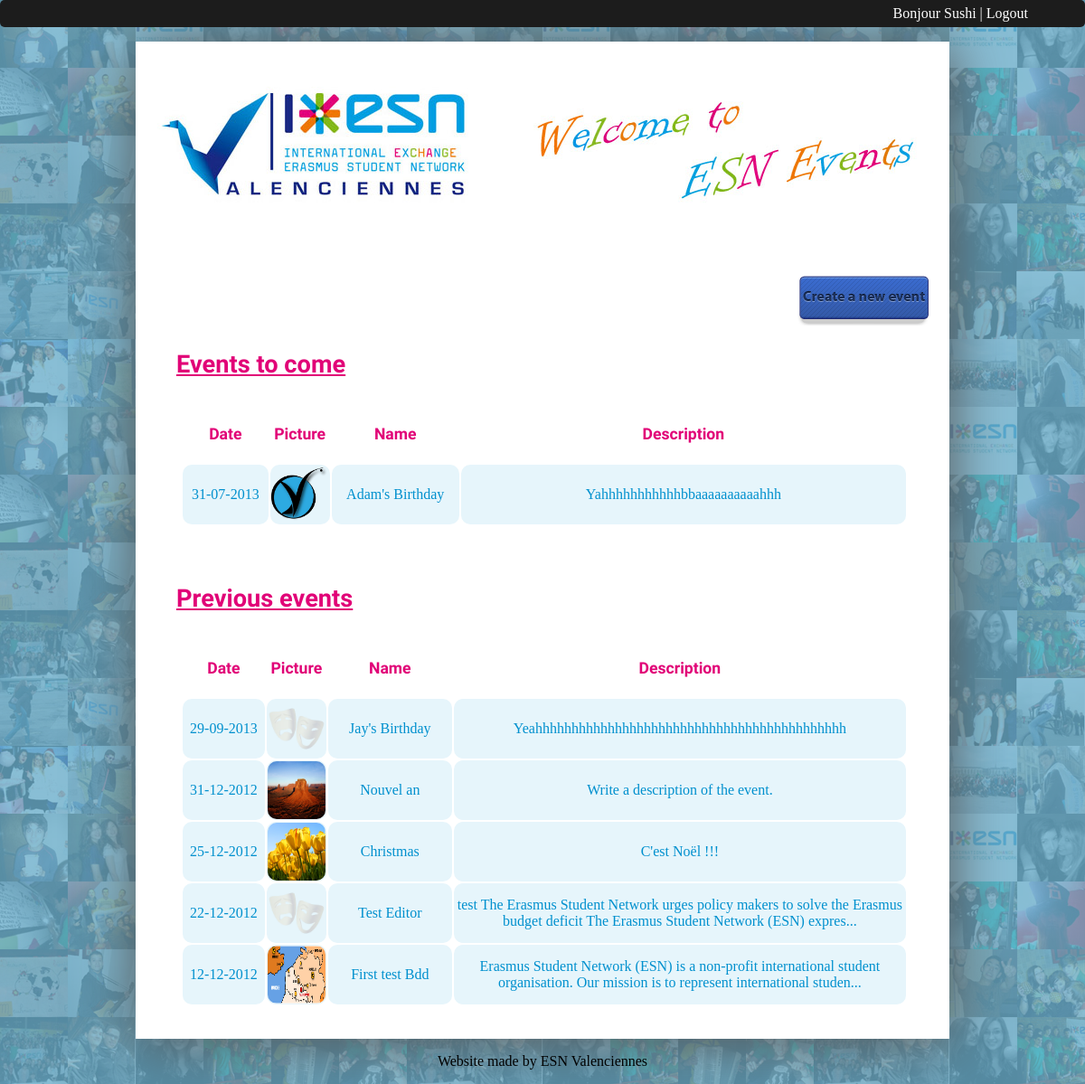
Page /index.php (signed in) on the committed database.
### tables this page shows
CREATE TABLE IF NOT EXISTS `events` (
  `id_event` int(11) NOT NULL AUTO_INCREMENT,
  `picture_event` text NOT NULL,
  `name_event` text NOT NULL,
  `persons` text NOT NULL,
  `description_event` longtext NOT NULL,
  `time_event` text NOT NULL,
  `fait` int(11) NOT NULL,
  `date_event` date NOT NULL,
  PRIMARY KEY (`id_event`),
  UNIQUE KEY `id_event_2` (`id_event`),
  KEY `id_event` (`id_event`)
);

### date_fr.php (called while the page is built, shortened)
<?php
function datefr($date) {
    $split = preg_split("#-#",$date);
    $annee = $split[0];
    $mois = $split[1];
    $jour = $split[2];
    return $jour."-".$mois."-".$annee;
}
?>

### directories.php (called while the page is built)
<?php
$users_images_dir = "images/users/";
$website_images_dir = "images/website/";
?>

### index.php (the view, shortened to what this page needs)
<!DOCTYPE html>
<?php
include_once("directories.php");
?>
<html xmlns="http://www.w3.org/1999/xhtml" xml:lang="fr" >
   <head>
	     <link rel="stylesheet" media="screen" type="text/css" title="Design" href="css/main.css" />
   </head>
   <body>
<?php
include_once("date_fr.php");
include("top.php");
		echo "<br>";
		echo "<br>";
		echo "<div id=\"main\">";
		echo "<br>";
		echo "<a href=\"index.php\"><div id=\"logo\"></div></a>";
		echo "<br>";
		echo "<br>";
		echo "<div id=\"button_contener\"><a href=\"new_event.php\"><div id=\"button\"></div></a></div>";
		echo "<h3>Events to come</h3>";
		$query="SELECT * FROM events WHERE fait='0' ORDER BY date_event";
		$result = mysql_query($query) or die ('Erreur : '.mysql_error() );
		tab($result);
		echo "<h3>Previous events</h3>";
		$query="SELECT * FROM events WHERE fait='1' ORDER BY date_event DESC";
		$result = mysql_query($query) or die ('Erreur : '.mysql_error() );
		tab($result);
		echo "</div>";
		echo  " <div id=\"frameFoot\">";
		echo	  " <p>Website made by ESN Valenciennes</p>";
		echo  " </div>";
	function tab($result)
	{
		include("directories.php");
		echo '<table class ="table_blue" id="table_index" align="center">';
		echo "<tr class=\"i_tr\">";
		echo "<th style=\"width:100px;\">Date</th>";
		echo "<th style=\"width:64px;\">Picture</th>";
		echo "<th style=\"width:150px;\">Name</th>";
		echo "<th  style=\"width:526px\" >Description</th>";
		echo "</tr>";
		while($row1 = mysql_fetch_array($result)) {
			$id_event=$row1["id_event"];
			$query="SELECT picture_event, name_event, description_event, date_event FROM events WHERE id_event='$id_event'";
			$result2=mysql_query($query);
			$row2 = mysql_fetch_array($result2);
			$des = truncate($row2['description_event']);
			echo "<tr class=\"i_tr\" >";
			echo "<td onclick=\"document.location='event.php?id_event=".$id_event."'\">";
			echo datefr($row2['date_event']);
			echo "</td>";
			echo "<td>";
			if ($row2['picture_event']==NULL){
				echo '<img src="'.$website_images_dir.'masques.png">';
			}else{
				echo "<a href=\"".$users_images_dir."/".$row2['picture_event']."\"><img src=\"".$users_images_dir."/".$row2['picture_event']."\"></a>";
				}
			echo "</td>";
			echo "<td onclick=\"document.location='event.php?id_event=".$id_event."'\">";
			echo $row2['name_event'];
			echo "</td>";
			echo "<td onclick=\"document.location='event.php?id_event=".$id_event."'\">";
			echo $des;
			echo "</td>";
			echo "<td  style=\"background:white;\" >";
			echo "<div class=\"icones\">";
				echo "<a href=\"edit.php?id_event=".$id_event."\"><div class=\"icone1\"></div></a>";
				echo "<a href=\"#\" onclick=\"return goto_confirm('delete.php?id_event=".$id_event."');\" ><div class=\"icone2\"></div></a>";
			echo "</div>";
			echo "</td>";
			echo "</tr>";
		}
		echo '</table>';
		echo "<br>";
		echo "<br>";
	}
	function truncate($text)
   {
      $trunc = (strlen($text)>130)?true:false;
      if($trunc)
         return substr(strip_tags($text), 0, 130).'...';
      else
         return $text;
   }
?>
 </body>
</html>

### top.php (shortened to what this page needs)
<?php
	echo ('<div id="top"><table   style="">
			<tr>
				<td>Bonjour '.$_SESSION['login'].' | <a href="login.php" style="text-decoration:none;">Logout</a></td>
			</tr>
		</table></div>');
?>

### css/main.css (style rules this page uses)
body { margin: 0; padding: 0; background: #6baecb; background-image:url(../images/website/background450.png) ; background-attachment:fixed; }
#main { margin : auto; background-color: #ffffff; width:900px; box-shadow: 2px 2px 60px #555; margin-top:10px; }
img { display: block; border : none; width:64px; height:64px; border-radius: 10px; }
#top { position:fixed; width:100%; background-color:#1C1C1C; color:#fff; background-attachment: scroll; border-radius: 5px; }
#top table { padding-right:60px; float:right; height:30px; }
#top a { border:0; color:#FFFFFF }
.table_blue { border:1px; width: 840px; margin-right:10px; }
#button { background-image:url(../images/website/button_event1.png); width:150px; height:60px; }
#button_contener { margin-left:730px; margin-right:20px; }
h3 { margin-left : 5%; font-size:170%; font-family: 'Baumans', cursive; color: #e10277; text-decoration:underline; }
#frameFoot { text-align:center; }
#logo { background-image:url(../images/website/LOGO_CYGNE.jpg); width:900px; height:200px; }
th { color: #e10277; font-size:110%; font-family: 'Lobster Two', cursive; }
.table_blue td { background-color: #e6f5fb; text-align:center; color:#0090ce; font-family: 'Arvo', serif; border-radius: 10px; }
.icones { height: 64px; width: 32px; }
.icone2 { height: 32px; width: 32px; }
.icone1 { height: 32px; width: 32px; }
.i_tr { height: 64px; }

### rows in the picture
events: date_event "31-07-2013", picture_event (picture), name_event "Adam's Birthday", description_event "Yahhhhhhhhhhhbbaaaaaaaaaahhh"
events: date_event "29-09-2013", name_event "Jay's Birthday", description_event "Yeahhhhhhhhhhhhhhhhhhhhhhhhhhhhhhhhhhhhhhhhhhh"
events: date_event "31-12-2012", picture_event (picture), name_event "Nouvel an", description_event "Write a description of the event."
events: date_event "25-12-2012", picture_event (picture), name_event "Christmas", description_event "C'est Noël !!!"
events: date_event "22-12-2012", name_event "Test Editor", description_event "test The Erasmus Student Network urges policy makers to solve the Erasmus budget deficit The Erasmus Student Network (ESN) expres..."
events: date_event "12-12-2012", picture_event (picture), name_event "First test Bdd", description_event "Erasmus Student Network (ESN) is a non-profit international student organisation. Our mission is to represent international studen..."

### other values in the picture
$_SESSION['login'] "Sushi"
